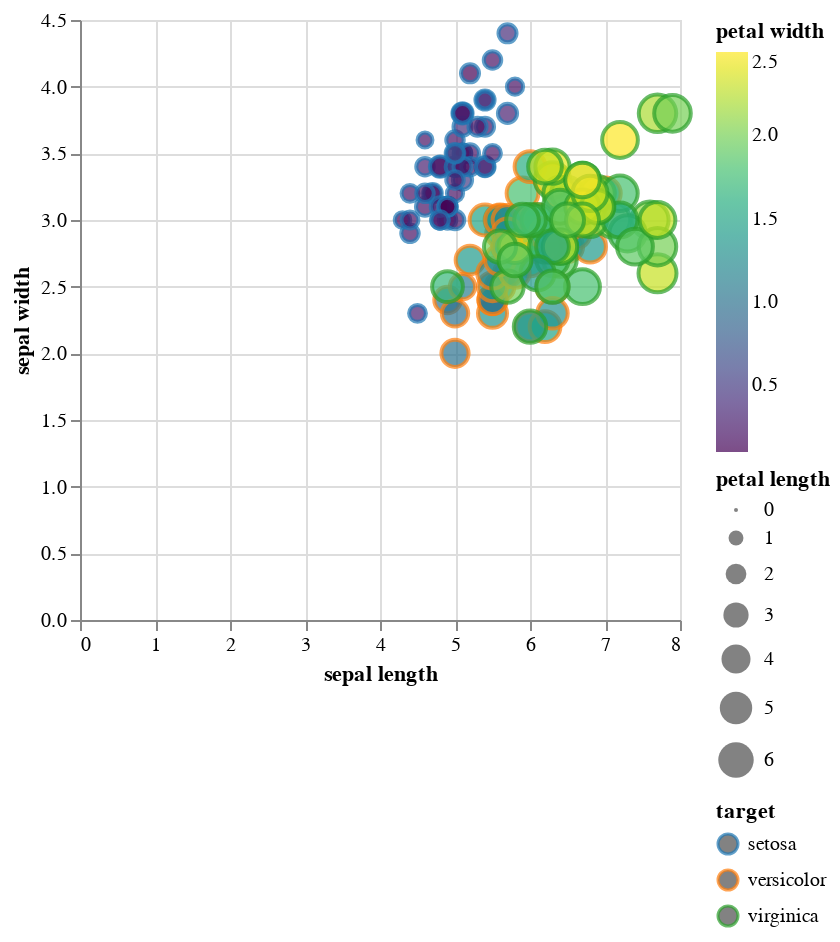

Here is the notebook cell this chart was saved with:
### Markdown cell above
## 2.c) Graph of df via Altair

### Code cell
import altair as alt

alt.Chart(df).mark_circle(size=60).encode(
    x='sepal length:Q',
    y='sepal width:Q',
    stroke=alt.Color('target:N', scale=alt.Scale(scheme='category10')), 
    size='petal length:Q',
    color=alt.Color('petal width:Q', scale=alt.Scale(scheme='viridis')) 
)

### Figure 1 — Vega-Lite specification as saved in the notebook (floating-point values rounded to 4 significant figures; data arrays with more than 128 entries replaced by an {"elided": "..."} marker saying what was removed)
{"config": {"view": {"continuousWidth": 300, "continuousHeight": 300}}, "data": {"name": "data-78812c992a4be19c8250db5db96318f1"}, "mark": {"type": "circle", "size": 60}, "encoding": {"color": {"field": "petal width", "scale": {"scheme": "viridis"}, "type": "quantitative"}, "size": {"field": "petal length", "type": "quantitative"}, "stroke": {"field": "target", "scale": {"scheme": "category10"}, "type": "nominal"}, "x": {"field": "sepal length", "type": "quantitative"}, "y": {"field": "sepal width", "type": "quantitative"}}, "$schema": "https://vega.github.io/schema/vega-lite/v5.16.3.json", "datasets": {"data-78812c992a4be19c8250db5db96318f1": {"elided": "150 records"}}}
